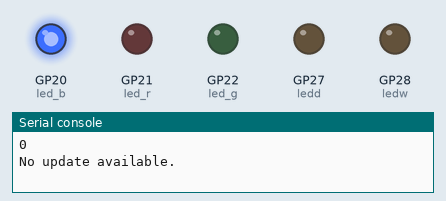
The program below on a simulated Raspberry Pi Pico running MicroPython. Shown: output pins drawn as LEDs (lit = HIGH), the last lines printed to the serial console. Values from a settings file that is not in the repository are placeholders; threads take turns every 2 ms.

Above: at 0.2 s.
At 1.2 s:
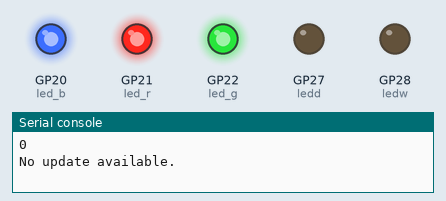
At 1.7 s:
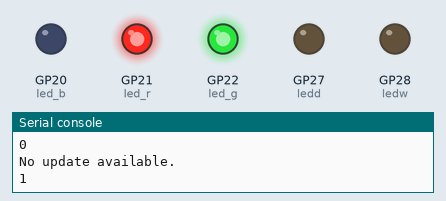
At 2.2 s:
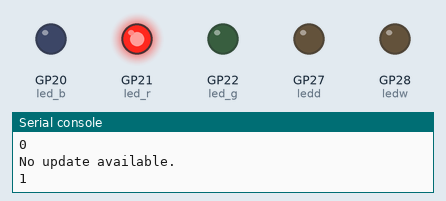
At 3.7 s:
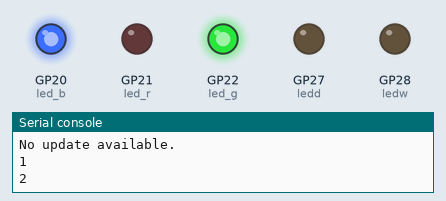
At 5.7 s:
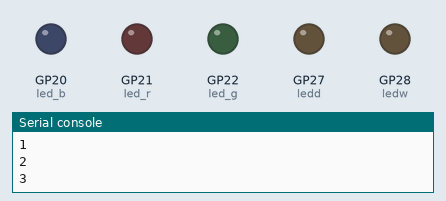
Timing chart, 0 to 6.9 s (numbered marks = the images above):
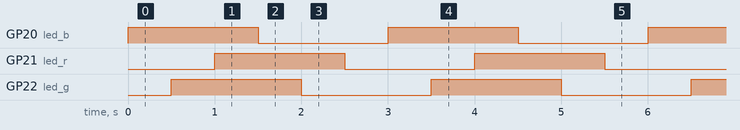

The program:

main.py
```python
import _thread
import time
import machine
from machine import Pin
import uasyncio as asyncio
from ota import OTAUpdater
from WIFI_CONFIG import SSID, PASSWORD,url

global ledw
ledw=Pin(28, Pin.OUT)
ledw.value(0)
global ledd
ledd=Pin(27, Pin.OUT)
ledd.value(0)
global led_r
led_r = Pin(21, Pin.OUT)
led_r.value(0)
global led_g
led_g = Pin(22, Pin.OUT)
led_g.value(0)
global led_b
led_b = Pin(20, Pin.OUT)
led_b.value(0)
global a
a=0
global b
b=0
global update_available
update_available = False


#led function
async def led():
    global b
    while not update_available:
        print(b)
        b+=1
        led_b.toggle()
        await asyncio.sleep(0.5)
        led_g.toggle()
        await asyncio.sleep(0.5)
        led_r.toggle()
        await asyncio.sleep(0.5)

# OTA update function
def ota_update(SSID, PASSWORD,url):
    while True:
        global ota_updater
        global update_available
        try:
            ledd.value(1)
            ota_updater = OTAUpdater(SSID, PASSWORD,url,"main.py")
            ledw.value(1)
            ota_updater.connect_wifi()
            ota_updater.check_for_updates()
            ledw.value(0)
            if ota_updater.update_available:
                print("Update available. Starting update...")
                update_available = True
                time.sleep(2)
                print("Update completed. Restarting...")
                break
            else:
                print("No update available.")
                del ota_updater
                update_available = False
                ledd.value(0)
        except Exception as e:
            print("Error during OTA update:", e)
            ledd.value(0)
        ledd.value(0)
        time.sleep(8)  # Wait before retrying


# Main function to run tasks
async def main():
    _thread.start_new_thread(ota_update, (SSID, PASSWORD,url))
    await led()
    ota_updater.download_and_install_update_if_available()
    machine.reset()


asyncio.run(main())
```

Measured:
- by itself, GP20 (led_b), GP21 (led_r), GP22 (led_g): alternates HIGH for 1.5 s and LOW for 1.5 s
- by itself, everything shown: repeats every 3.0 s, in 6 steps
